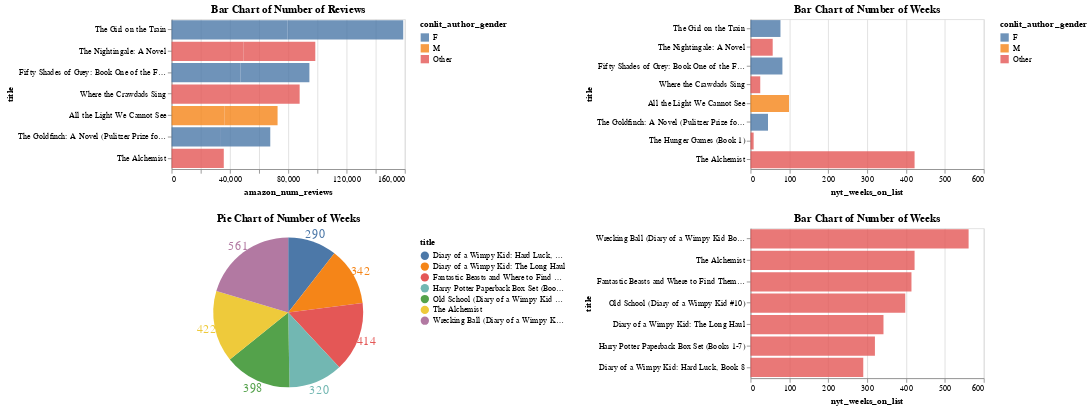

Write notebook code for a chart like this one.
### Code cell
(plot_1 & plot_3).resolve_scale(color='independent') | (plot_2 & plot_4)

### Figure 1 — Vega-Lite specification as saved in the notebook (floating-point values rounded to 4 significant figures; data arrays with more than 128 entries replaced by an {"elided": "..."} marker saying what was removed)
{"config": {"view": {"continuousWidth": 400, "continuousHeight": 300}}, "hconcat": [{"vconcat": [{"mark": "bar", "encoding": {"color": {"field": "conlit_author_gender", "type": "nominal"}, "opacity": {"condition": {"value": 0.8, "selection": "Select"}, "value": 0.1}, "tooltip": [{"field": "amazon_author", "type": "nominal"}, {"field": "title", "type": "nominal"}], "x": {"field": "amazon_num_reviews", "type": "quantitative"}, "y": {"field": "title", "sort": "-x", "type": "nominal"}}, "height": 180, "selection": {"Select": {"type": "single", "fields": ["title"]}}, "title": "Bar Chart of Number of Reviews", "transform": [{"filter": "datum.amazon_num_reviews > 33000"}], "width": 280}, {"layer": [{"mark": {"type": "arc", "outerRadius": 90}, "encoding": {"color": {"field": "title", "type": "nominal"}, "theta": {"field": "nyt_weeks_on_list", "stack": true, "type": "quantitative"}}, "height": 180, "title": "Pie Chart of Number of Weeks", "transform": [{"filter": "datum.nyt_weeks_on_list > 288"}], "width": 280}, {"mark": {"type": "text", "radius": 100, "size": 15}, "encoding": {"color": {"field": "title", "type": "nominal"}, "text": {"field": "nyt_weeks_on_list", "type": "quantitative"}, "theta": {"field": "nyt_weeks_on_list", "stack": true, "type": "quantitative"}}, "height": 180, "title": "Pie Chart of Number of Weeks", "transform": [{"filter": "datum.nyt_weeks_on_list > 288"}], "width": 280}]}], "data": {"name": "data-0ab3906bfc934403e00e3b27bd6437ac"}, "resolve": {"scale": {"color": "independent"}}}, {"vconcat": [{"data": {"name": "data-c7629861f46d2e6c6f59179796d7bf7b"}, "mark": "bar", "encoding": {"color": {"field": "conlit_author_gender", "type": "nominal"}, "opacity": {"condition": {"value": 0.8, "selection": "Select"}, "value": 0.1}, "tooltip": [{"field": "amazon_author", "type": "nominal"}, {"field": "title", "type": "nominal"}], "x": {"field": "nyt_weeks_on_list", "scale": {"domain": [0, 600]}, "type": "quantitative"}, "y": {"field": "title", "sort": ["The Girl on the Train", "The Nightingale: A Novel", "Fifty Shades of Grey: Book One of the Fifty Shades Trilogy (Fifty Shades of Grey Series)", "Where the Crawdads Sing", "All the Light We Cannot See", "The Goldfinch: A Novel (Pulitzer Prize for Fiction)", "The Hunger Games (Book 1)", "The Alchemist"], "type": "nominal"}}, "height": 180, "selection": {"Select": {"type": "single", "fields": ["title"]}}, "title": "Bar Chart of Number of Weeks", "width": 280}, {"data": {"name": "data-0ab3906bfc934403e00e3b27bd6437ac"}, "mark": {"type": "bar", "opacity": 0.8}, "encoding": {"color": {"field": "conlit_author_gender", "type": "nominal"}, "opacity": {"condition": {"value": 0.8, "selection": "Select"}, "value": 0.1}, "tooltip": [{"field": "amazon_author", "type": "nominal"}, {"field": "title", "type": "nominal"}], "x": {"field": "nyt_weeks_on_list", "type": "quantitative"}, "y": {"field": "title", "sort": "-x", "type": "nominal"}}, "height": 180, "selection": {"Select": {"type": "single", "fields": ["title"]}}, "title": "Bar Chart of Number of Weeks", "transform": [{"filter": "datum.nyt_weeks_on_list > 288"}], "width": 280}]}], "$schema": "https://vega.github.io/schema/vega-lite/v4.17.0.json", "datasets": {"data-0ab3906bfc934403e00e3b27bd6437ac": {"elided": "169 records"}, "data-c7629861f46d2e6c6f59179796d7bf7b": [{"title": "All the Light We Cannot See", "amazon_num_reviews": 36348, "conlit_author_gender": "M", "amazon_author": "Anthony Doerr", "nyt_weeks_on_list": 99.0}, {"title": "Fifty Shades of Grey: Book One of the Fifty Shades Trilogy (Fifty Shades of Grey Series)", "amazon_num_reviews": 47265, "conlit_author_gender": "F", "amazon_author": "E L James", "nyt_weeks_on_list": 82.0}, {"title": "The Girl on the Train", "amazon_num_reviews": 79446, "conlit_author_gender": "F", "amazon_author": "Paula Hawkins", "nyt_weeks_on_list": 77.0}, {"title": "The Goldfinch: A Novel (Pulitzer Prize for Fiction)", "amazon_num_reviews": 33844, "conlit_author_gender": "F", "amazon_author": "Donna Tartt", "nyt_weeks_on_list": 45.0}, {"title": "The Alchemist", "amazon_num_reviews": 35799, "conlit_author_gender": "Other", "amazon_author": "Paulo Coelho", "nyt_weeks_on_list": 422.0}, {"title": "The Hunger Games (Book 1)", "amazon_num_reviews": 32122, "conlit_author_gender": "Other", "amazon_author": "Suzanne Collins", "nyt_weeks_on_list": 8.0}, {"title": "The Nightingale: A Novel", "amazon_num_reviews": 49288, "conlit_author_gender": "Other", "amazon_author": "Kristin Hannah", "nyt_weeks_on_list": 57.0}, {"title": "Where the Crawdads Sing", "amazon_num_reviews": 87841, "conlit_author_gender": "Other", "amazon_author": "Delia Owens", "nyt_weeks_on_list": 25.0}]}}
